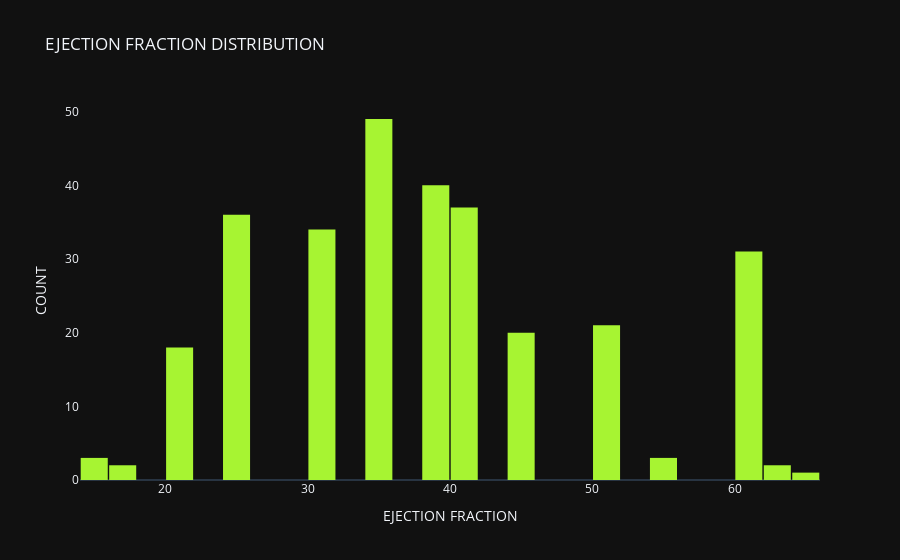

Notebook code cell kept with this figure:
### Code cell
# Distribution of ejection_fraction

import plotly.graph_objects as go

fig = go.Figure()
fig.add_trace(go.Histogram(
    x = dataset['ejection_fraction'],
    xbins=dict( # bins used for histogram
        start=14,
        end=80,
        size=2
    ),
    marker_color='#A7F432',
    opacity=1
))

fig.update_layout(
    title_text='EJECTION FRACTION DISTRIBUTION',
    xaxis_title_text='EJECTION FRACTION',
    yaxis_title_text='COUNT', 
    bargap=0.05, # gap between bars of adjacent location coordinates
    xaxis =  {'showgrid': False },
    yaxis = {'showgrid': False },
    template = 'plotly_dark'
)

fig.show()

### Figure 1 — Plotly figure (JSON) as saved in the notebook; plotly's stock layout.template omitted (floating-point values rounded to 4 significant figures; data arrays with more than 128 entries replaced by an {"elided": "..."} marker saying what was removed)
{"data": [{"marker": {"color": "#A7F432"}, "opacity": 1, "type": "histogram", "x": {"elided": "297 int values"}, "xbins": {"end": 80, "size": 2, "start": 14}}], "layout": {"bargap": 0.05, "title": {"text": "EJECTION FRACTION DISTRIBUTION"}, "xaxis": {"showgrid": false, "title": {"text": "EJECTION FRACTION"}}, "yaxis": {"showgrid": false, "title": {"text": "COUNT"}}}}
